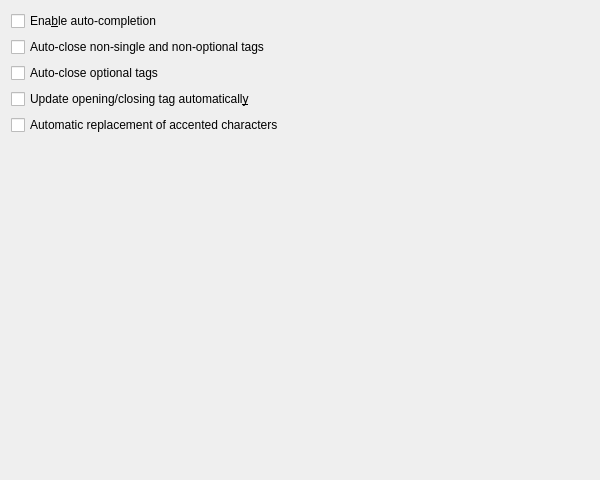
<ui version="4.0" >
 <author></author>
 <comment></comment>
 <exportmacro></exportmacro>
 <class>AutocompletionConfigBase</class>
 <widget class="QWidget" name="AutocompletionConfigBase" >
  <property name="geometry" >
   <rect>
    <x>0</x>
    <y>0</y>
    <width>600</width>
    <height>480</height>
   </rect>
  </property>
  <property name="windowTitle" >
   <string>Autocompletion</string>
  </property>
  <layout class="QGridLayout" >
   <property name="margin" >
    <number>11</number>
   </property>
   <property name="spacing" >
    <number>6</number>
   </property>
   <item row="5" column="1" >
    <spacer>
     <property name="orientation" >
      <enum>Qt::Vertical</enum>
     </property>
     <property name="sizeType" >
      <enum>QSizePolicy::Expanding</enum>
     </property>
     <property name="sizeHint" >
      <size>
       <width>20</width>
       <height>230</height>
      </size>
     </property>
    </spacer>
   </item>
   <item row="0" column="0" >
    <widget class="QCheckBox" name="enableAutocompletion" >
     <property name="text" >
      <string>Ena&amp;ble auto-completion</string>
     </property>
    </widget>
   </item>
   <item row="4" column="0" >
    <widget class="QCheckBox" name="replaceAccented" >
     <property name="text" >
      <string>Automatic replacement of accented characters</string>
     </property>
     <property name="shortcut" >
      <string/>
     </property>
    </widget>
   </item>
   <item row="3" column="0" colspan="2" >
    <widget class="QCheckBox" name="updateClosingTags" >
     <property name="text" >
      <string>Update opening/closing tag automaticall&amp;y</string>
     </property>
    </widget>
   </item>
   <item row="1" column="0" >
    <widget class="QCheckBox" name="closeTags" >
     <property name="text" >
      <string>Auto-close non-single and non-optional tags</string>
     </property>
     <property name="shortcut" >
      <string/>
     </property>
    </widget>
   </item>
   <item row="2" column="0" >
    <widget class="QCheckBox" name="closeOptionalTags" >
     <property name="text" >
      <string>Auto-close optional tags</string>
     </property>
     <property name="shortcut" >
      <string/>
     </property>
    </widget>
   </item>
  </layout>
 </widget>
 <layoutdefault spacing="6" margin="11" />
 <pixmapfunction>qPixmapFromMimeSource</pixmapfunction>
 <tabstops>
  <tabstop>enableAutocompletion</tabstop>
  <tabstop>updateClosingTags</tabstop>
 </tabstops>
 <resources/>
 <connections/>
</ui>
